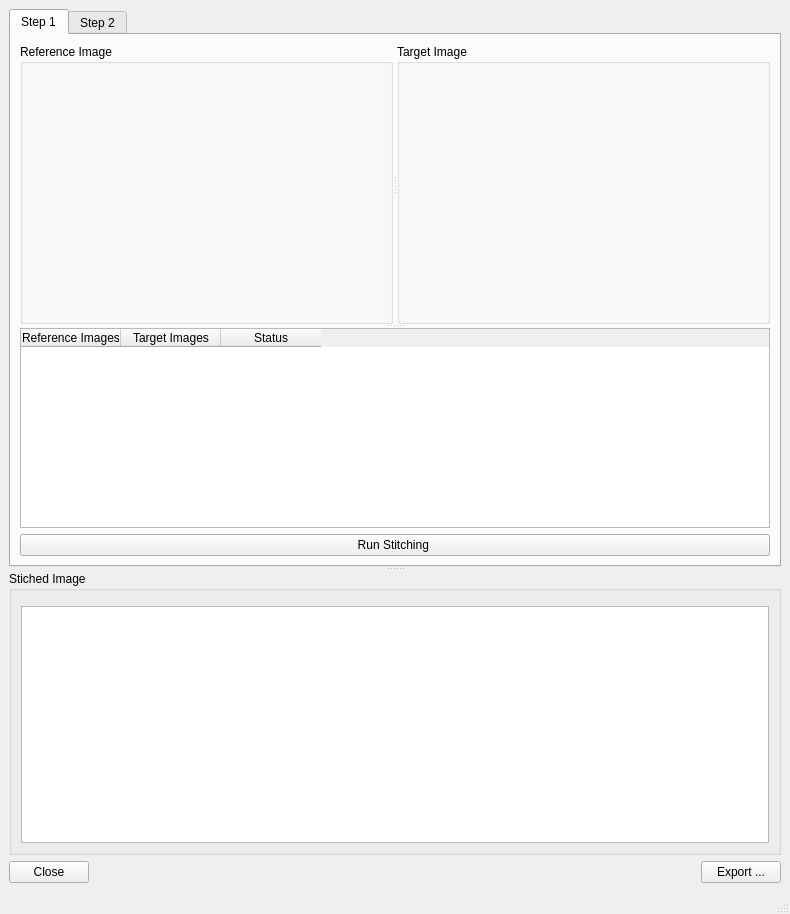
<?xml version="1.0" encoding="UTF-8"?>
<ui version="4.0">
 <class>MainWindow</class>
 <widget class="QMainWindow" name="MainWindow">
  <property name="geometry">
   <rect>
    <x>0</x>
    <y>0</y>
    <width>790</width>
    <height>914</height>
   </rect>
  </property>
  <property name="windowTitle">
   <string>MainWindow</string>
  </property>
  <widget class="QWidget" name="centralwidget">
   <layout class="QVBoxLayout" name="verticalLayout_8">
    <item>
     <widget class="QSplitter" name="splitter">
      <property name="orientation">
       <enum>Qt::Vertical</enum>
      </property>
      <widget class="QTabWidget" name="tabWidget">
       <property name="currentIndex">
        <number>0</number>
       </property>
       <widget class="QWidget" name="tab">
        <attribute name="title">
         <string>Step 1</string>
        </attribute>
        <layout class="QVBoxLayout" name="verticalLayout_4">
         <item>
          <widget class="QSplitter" name="splitter_between_previews_and_table">
           <property name="orientation">
            <enum>Qt::Vertical</enum>
           </property>
           <widget class="QSplitter" name="splitter_between_previews">
            <property name="orientation">
             <enum>Qt::Horizontal</enum>
            </property>
            <widget class="QGroupBox" name="groupBox_2">
             <property name="title">
              <string>Reference Image</string>
             </property>
             <layout class="QVBoxLayout" name="verticalLayout_2">
              <item>
               <layout class="QHBoxLayout" name="horizontalLayout_3">
                <item>
                 <widget class="QWidget" name="reference_widget" native="true"/>
                </item>
               </layout>
              </item>
             </layout>
            </widget>
            <widget class="QGroupBox" name="groupBox">
             <property name="title">
              <string>Target Image</string>
             </property>
             <layout class="QVBoxLayout" name="verticalLayout">
              <item>
               <layout class="QHBoxLayout" name="horizontalLayout_2">
                <item>
                 <widget class="QWidget" name="target_widget" native="true"/>
                </item>
               </layout>
              </item>
             </layout>
            </widget>
           </widget>
           <widget class="QTableWidget" name="tableWidget">
            <property name="maximumSize">
             <size>
              <width>16777215</width>
              <height>200</height>
             </size>
            </property>
            <property name="alternatingRowColors">
             <bool>true</bool>
            </property>
            <property name="selectionMode">
             <enum>QAbstractItemView::SingleSelection</enum>
            </property>
            <property name="selectionBehavior">
             <enum>QAbstractItemView::SelectRows</enum>
            </property>
            <column>
             <property name="text">
              <string>Reference Images</string>
             </property>
            </column>
            <column>
             <property name="text">
              <string>Target Images</string>
             </property>
            </column>
            <column>
             <property name="text">
              <string>Status</string>
             </property>
            </column>
           </widget>
          </widget>
         </item>
         <item>
          <widget class="QPushButton" name="run_stitching_button">
           <property name="text">
            <string>Run Stitching </string>
           </property>
          </widget>
         </item>
        </layout>
       </widget>
       <widget class="QWidget" name="tab_2">
        <attribute name="title">
         <string>Step 2</string>
        </attribute>
        <layout class="QVBoxLayout" name="verticalLayout_7">
         <item>
          <layout class="QHBoxLayout" name="horizontalLayout_5">
           <item>
            <layout class="QVBoxLayout" name="verticalLayout_6">
             <item>
              <widget class="QLabel" name="label">
               <property name="text">
                <string>File Names</string>
               </property>
              </widget>
             </item>
             <item>
              <widget class="QListView" name="listView"/>
             </item>
            </layout>
           </item>
           <item>
            <widget class="QWidget" name="preview_widget" native="true"/>
           </item>
          </layout>
         </item>
         <item>
          <widget class="QGroupBox" name="groupBox_4">
           <property name="title">
            <string>Manual Mode</string>
           </property>
           <layout class="QVBoxLayout" name="verticalLayout_5">
            <item>
             <layout class="QGridLayout" name="gridLayout">
              <item row="0" column="3">
               <widget class="QPushButton" name="up_up_button">
                <property name="text">
                 <string/>
                </property>
               </widget>
              </item>
              <item row="1" column="3">
               <widget class="QPushButton" name="up_button">
                <property name="text">
                 <string/>
                </property>
               </widget>
              </item>
              <item row="2" column="0">
               <spacer name="horizontalSpacer_3">
                <property name="orientation">
                 <enum>Qt::Horizontal</enum>
                </property>
                <property name="sizeHint" stdset="0">
                 <size>
                  <width>40</width>
                  <height>20</height>
                 </size>
                </property>
               </spacer>
              </item>
              <item row="2" column="1">
               <widget class="QPushButton" name="left_left_button">
                <property name="text">
                 <string/>
                </property>
               </widget>
              </item>
              <item row="2" column="2">
               <widget class="QPushButton" name="left_button">
                <property name="text">
                 <string/>
                </property>
               </widget>
              </item>
              <item row="2" column="3">
               <spacer name="horizontalSpacer_2">
                <property name="orientation">
                 <enum>Qt::Horizontal</enum>
                </property>
                <property name="sizeHint" stdset="0">
                 <size>
                  <width>40</width>
                  <height>20</height>
                 </size>
                </property>
               </spacer>
              </item>
              <item row="2" column="4">
               <widget class="QPushButton" name="right_button">
                <property name="text">
                 <string/>
                </property>
               </widget>
              </item>
              <item row="2" column="5">
               <widget class="QPushButton" name="right_right_button">
                <property name="text">
                 <string/>
                </property>
               </widget>
              </item>
              <item row="2" column="6">
               <spacer name="horizontalSpacer_4">
                <property name="orientation">
                 <enum>Qt::Horizontal</enum>
                </property>
                <property name="sizeHint" stdset="0">
                 <size>
                  <width>40</width>
                  <height>20</height>
                 </size>
                </property>
               </spacer>
              </item>
              <item row="3" column="3">
               <widget class="QPushButton" name="down_button">
                <property name="text">
                 <string/>
                </property>
               </widget>
              </item>
              <item row="4" column="3">
               <widget class="QPushButton" name="down_down_button">
                <property name="text">
                 <string/>
                </property>
               </widget>
              </item>
             </layout>
            </item>
           </layout>
          </widget>
         </item>
         <item>
          <layout class="QHBoxLayout" name="horizontalLayout_4">
           <item>
            <spacer name="horizontalSpacer_6">
             <property name="orientation">
              <enum>Qt::Horizontal</enum>
             </property>
             <property name="sizeHint" stdset="0">
              <size>
               <width>40</width>
               <height>20</height>
              </size>
             </property>
            </spacer>
           </item>
           <item>
            <widget class="QLabel" name="label_2">
             <property name="text">
              <string>&gt;</string>
             </property>
            </widget>
           </item>
           <item>
            <widget class="QLabel" name="label_3">
             <property name="text">
              <string>:</string>
             </property>
            </widget>
           </item>
           <item>
            <widget class="QSpinBox" name="spinBox">
             <property name="minimum">
              <number>1</number>
             </property>
             <property name="maximum">
              <number>10</number>
             </property>
            </widget>
           </item>
           <item>
            <spacer name="horizontalSpacer_5">
             <property name="orientation">
              <enum>Qt::Horizontal</enum>
             </property>
             <property name="sizeHint" stdset="0">
              <size>
               <width>40</width>
               <height>20</height>
              </size>
             </property>
            </spacer>
           </item>
           <item>
            <widget class="QLabel" name="label_5">
             <property name="text">
              <string>&gt;&gt;</string>
             </property>
            </widget>
           </item>
           <item>
            <widget class="QLabel" name="label_4">
             <property name="text">
              <string>:</string>
             </property>
            </widget>
           </item>
           <item>
            <widget class="QSpinBox" name="spinBox_2">
             <property name="minimum">
              <number>5</number>
             </property>
             <property name="maximum">
              <number>100</number>
             </property>
            </widget>
           </item>
          </layout>
         </item>
        </layout>
       </widget>
      </widget>
      <widget class="QGroupBox" name="groupBox_3">
       <property name="baseSize">
        <size>
         <width>0</width>
         <height>100</height>
        </size>
       </property>
       <property name="title">
        <string>Stiched Image</string>
       </property>
       <layout class="QVBoxLayout" name="verticalLayout_3">
        <item>
         <widget class="QWidget" name="stitched_widget" native="true"/>
        </item>
        <item>
         <widget class="QTableWidget" name="stitched_table">
          <property name="baseSize">
           <size>
            <width>0</width>
            <height>100</height>
           </size>
          </property>
         </widget>
        </item>
       </layout>
      </widget>
     </widget>
    </item>
    <item>
     <layout class="QHBoxLayout" name="horizontalLayout">
      <item>
       <widget class="QPushButton" name="cancel_button">
        <property name="text">
         <string>Close</string>
        </property>
       </widget>
      </item>
      <item>
       <spacer name="horizontalSpacer">
        <property name="orientation">
         <enum>Qt::Horizontal</enum>
        </property>
        <property name="sizeHint" stdset="0">
         <size>
          <width>40</width>
          <height>20</height>
         </size>
        </property>
       </spacer>
      </item>
      <item>
       <widget class="QPushButton" name="export_button">
        <property name="text">
         <string>Export ...</string>
        </property>
       </widget>
      </item>
     </layout>
    </item>
   </layout>
  </widget>
  <widget class="QMenuBar" name="menubar">
   <property name="geometry">
    <rect>
     <x>0</x>
     <y>0</y>
     <width>790</width>
     <height>22</height>
    </rect>
   </property>
  </widget>
  <widget class="QStatusBar" name="statusbar"/>
  <action name="actionImport_ROIs">
   <property name="text">
    <string>Import ...</string>
   </property>
  </action>
  <action name="actionExport_ROIs">
   <property name="text">
    <string>Export ...</string>
   </property>
  </action>
 </widget>
 <resources/>
 <connections>
  <connection>
   <sender>cancel_button</sender>
   <signal>clicked()</signal>
   <receiver>MainWindow</receiver>
   <slot>cancel_clicked()</slot>
   <hints>
    <hint type="sourcelabel">
     <x>59</x>
     <y>602</y>
    </hint>
    <hint type="destinationlabel">
     <x>179</x>
     <y>478</y>
    </hint>
   </hints>
  </connection>
  <connection>
   <sender>export_button</sender>
   <signal>clicked()</signal>
   <receiver>MainWindow</receiver>
   <slot>apply_clicked()</slot>
   <hints>
    <hint type="sourcelabel">
     <x>886</x>
     <y>602</y>
    </hint>
    <hint type="destinationlabel">
     <x>552</x>
     <y>492</y>
    </hint>
   </hints>
  </connection>
  <connection>
   <sender>tableWidget</sender>
   <signal>itemSelectionChanged()</signal>
   <receiver>MainWindow</receiver>
   <slot>table_widget_selection_changed()</slot>
   <hints>
    <hint type="sourcelabel">
     <x>506</x>
     <y>231</y>
    </hint>
    <hint type="destinationlabel">
     <x>506</x>
     <y>409</y>
    </hint>
   </hints>
  </connection>
  <connection>
   <sender>run_stitching_button</sender>
   <signal>clicked()</signal>
   <receiver>MainWindow</receiver>
   <slot>run_stitching_button_clicked()</slot>
   <hints>
    <hint type="sourcelabel">
     <x>490</x>
     <y>377</y>
    </hint>
    <hint type="destinationlabel">
     <x>490</x>
     <y>405</y>
    </hint>
   </hints>
  </connection>
 </connections>
 <slots>
  <slot>cancel_clicked()</slot>
  <slot>apply_clicked()</slot>
  <slot>circle_center_changed()</slot>
  <slot>sector_radio_button_changed()</slot>
  <slot>sector_changed()</slot>
  <slot>guide_color_changed()</slot>
  <slot>grid_size_changed()</slot>
  <slot>table_widget_selection_changed()</slot>
  <slot>run_stitching_button_clicked()</slot>
  <slot>import_roi_clicked()</slot>
  <slot>export_roi_clicked()</slot>
 </slots>
</ui>
